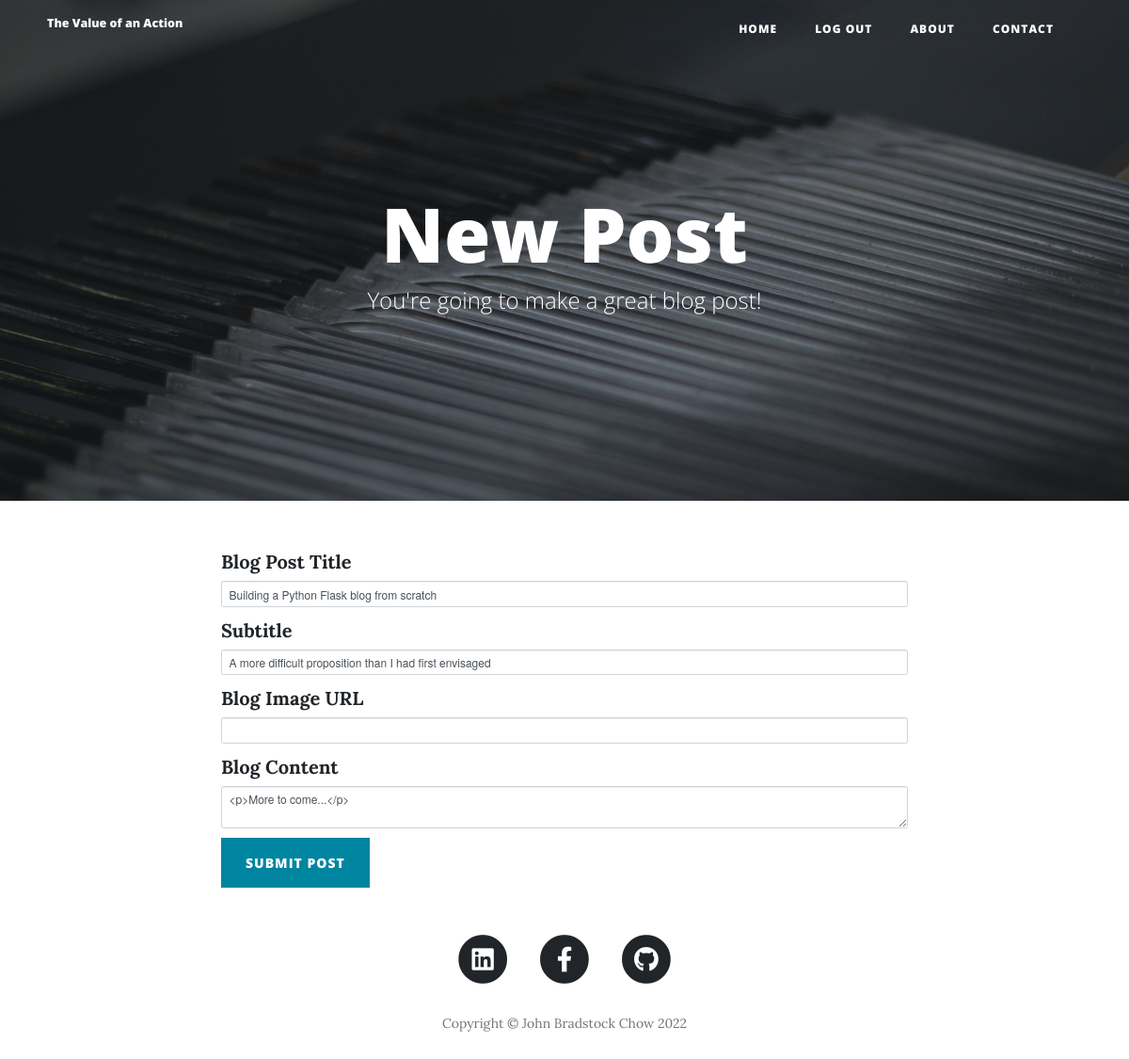
The app's page /edit-post/1 (signed in) with its own data.
### main.py (models this page shows)
class BlogPost(db.Model):
    __tablename__ = "blog_posts"
    id = db.Column(db.Integer, primary_key=True)
    title = db.Column(db.String(250), unique=True, nullable=False)
    subtitle = db.Column(db.String(250), nullable=False)
    date = db.Column(db.String(250), nullable=False)
    body = db.Column(db.Text, nullable=False)
    img_url = db.Column(db.String(250), nullable=False)
    author_id = db.Column(db.Integer, db.ForeignKey("users.id"))
    author = relationship("User", back_populates="posts")
    comments = relationship("Comment", back_populates="post")

### main.py (the view)
    def decorated_function(*args, **kwargs):
        try:
            if current_user.id != 1:
                return abort(403)
        except:
                return abort(403) # Anonymous user
        else:
            return function(*args, **kwargs)

### forms.py
class CreatePostForm(FlaskForm):
    title = StringField("Blog Post Title", validators=[DataRequired()])
    subtitle = StringField("Subtitle", validators=[DataRequired()])
    img_url = StringField("Blog Image URL", validators=[])
    body = CKEditorField("Blog Content", validators=[DataRequired()])
    submit = SubmitField("Submit Post")

### main.py (called while the page is built, shortened)
def admin_only(function):
    wraps(function)
    def decorated_function(*args, **kwargs):
        try:
            if current_user.id != 1:
                return abort(403)
        except:
                return abort(403) # Anonymous user
        else:
            return function(*args, **kwargs)
    decorated_function.__name__ = function.__name__
    return decorated_function

@login_manager.user_loader
def load_user(user_id):
    return User.query.get(user_id)

@app.route("/edit-post/<int:post_id>")
@admin_only
def edit_post(post_id):
    post = BlogPost.query.get(post_id)
    edit_form = CreatePostForm(
        title=post.title,
        subtitle=post.subtitle,
        img_url=post.img_url,
        author=post.author_id,
        body=post.body
    )
    return render_template("make-post.html", form=edit_form)

### templates/make-post.html (shortened to what this page needs)
{% extends 'bootstrap/base.html' %}
{% import "bootstrap/wtf.html" as wtf %}
{% block content %}
{% include "header.html" %}
  <header class="masthead" style="background-image: url('{{ url_for('static', filename='img/edit-bg.jpg')}}')">
    <div class="overlay"></div>
    <div class="container">
      <div class="row">
        <div class="col-lg-8 col-md-10 mx-auto">
          <div class="page-heading">
            {% if is_edit: %}
            <h1>Edit Post</h1>
            {% else: %}
            <h1>New Post</h1>
            {% endif %}
            <span class="subheading">You're going to make a great blog post!</span>
          </div>
        </div>
      </div>
    </div>
  </header>
  <div class="container">
    <div class="row">
      <div class="col-lg-8 col-md-10 mx-auto">
        {{ wtf.quick_form(form, novalidate=True, button_map={"submit": "primary"}) }}
      </div>
    </div>
  </div>
{% include "footer.html" %}
{% endblock %}

### records on screen
BlogPost: title "Building a Python Flask blog from scratch", subtitle "A more difficult proposition than I had first envisaged", body "<p>More to come...</p>"
